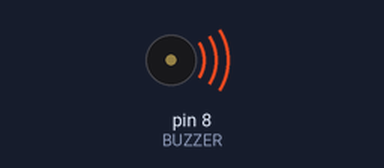
The sketch below on a simulated Arduino Uno, built with avr-gcc and run on an emulated ATmega328P. Parts: buzzer (waves = sounding).

Above: at 0.7 s.
At 20.9 s:
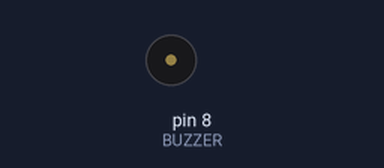
Timing chart, 0 to 40.0 s (numbered marks = the images above):
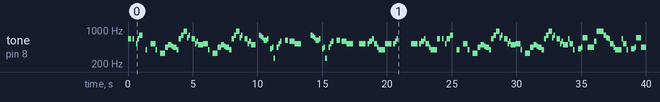

The sketch:

Leccion5.ino
```cpp
/**
 * Código para reproducir una melodía en el Buzzer de la placa
 * Debe estar habilitado el buzzer con el switch que está junto a él
 * */
//  3ra Octava
#define Do3    131  // C3
#define Dos3  139   // C#3 (sostenido)
#define Reb3  139   // Db3 (bemol)
#define Re3    147  // D3
#define Res3  156   // D#3 (sostenido)
#define Mib3  156   // Eb3 (bemol)
#define Mi3    165  // E3
#define Fa3    175  // F3
#define Fas3  185   // F#3 (sostenido)
#define Solb3 185   // Gb3 (bemol)
#define Sol3   196  // G3
#define Sols3 208   // G#3 (sostenido)
#define Lab3  208   // Ab3 (bemol)
#define La3    220  // A3
#define Las3  233   // A#3 (sostenido)
#define Sib3  233   // Bb3 (bemol)
#define Si3    245  // B3

//  4ta Octava
#define Do4    262  // C4
#define Dos4  277   // C#4 (sostenido)
#define Reb4  277   // Db4 (bemol)
#define Re4    294  // D4
#define Res4  311   // D#4 (sostenido)
#define Mib4  311   // Eb4 (bemol)
#define Mi4    330  // E4
#define Fa4    349  // F4
#define Fas4  370   // F#4 (sostenido)
#define Solb4 370   // Gb4 (bemol)
#define Sol4   392  // G4
#define Sols4 415   // G#4 (sostenido)
#define Lab4  415   // Ab4 (bemol)
#define La4    440  // A4
#define Las4  466   // A#4 (sostenido)
#define Sib4  466   // Bb4 (bemol)
#define Si4    493  // B4

//  5ta Octava
#define Do5    523  // C5
#define Dos5  554   // C#5 (sostenido)
#define Reb5  554   // Db5 (bemol)
#define Re5    587  // D5
#define Res5  622   // D#5 (sostenido)
#define Mib5  622   // Eb5 (bemol)
#define Mi5    659  // E5
#define Fa5    698  // F5
#define Fas5  740   // F#5 (sostenido)
#define Solb5 740   // Gb5 (bemol)
#define Sol5   784  // G5
#define Sols5 830   // G#5 (sostenido)
#define Lab5  830   // Ab5 (bemol)
#define La5    880  // A5
#define Las5  932   // A#5 (sostenido)
#define Sib5  932   // Bb5 (bemol)
#define Si5    988  // B5

#define REST 0

//Duración de las notas
#define ENTERA 1.0
#define MEDIA  0.5
#define CUART  0.25
#define OCTAV  0.125
#define DIECI  0.0625

/*
// Himno a la alegría, L. van Beethoven
int MELODIA[] = {
    Mi4, Mi4, Fa4, Sol4,
    Sol4,Fa4, Mi4, Re4,
    Do4, Do4, Re4, Mi4,
    Mi4, Re4, Re4,

    Mi4, Mi4, Fa4, Sol4,
    Sol4,Fa4, Mi4, Re4,
    Do4, Do4, Re4, Mi4,
    Re4, Do4, Do4,

    Re4, Re4, Mi4,  Do4,
    Re4, Mi4, Fa4,  Mi4, Do4,
    Re4, Mi4, Fa4,  Mi4, Re4,
    Do4, Re4, Sol3,

    Mi4, Mi4, Fa4, Sol4,
    Sol4,Fa4, Mi4, Re4,
    Do4, Do4, Re4, Mi4,
    Re4, Do4, Do4
};

float DURACION[] = {
  ENTERA, ENTERA, ENTERA, ENTERA,
  ENTERA, ENTERA, ENTERA, ENTERA,
  ENTERA, ENTERA, ENTERA, ENTERA,
  ENTERA+MEDIA, MEDIA, ENTERA+ENTERA,

  ENTERA, ENTERA, ENTERA, ENTERA,
  ENTERA, ENTERA, ENTERA, ENTERA,
  ENTERA, ENTERA, ENTERA, ENTERA,
  ENTERA+MEDIA, MEDIA, ENTERA+ENTERA,

  ENTERA, ENTERA, ENTERA, ENTERA,
  ENTERA, MEDIA, MEDIA, ENTERA, ENTERA,
  ENTERA, MEDIA, MEDIA, ENTERA, ENTERA,
  ENTERA, ENTERA, ENTERA, ENTERA,

  ENTERA, ENTERA, ENTERA, ENTERA,
  ENTERA, ENTERA, ENTERA, ENTERA,
  ENTERA, ENTERA, ENTERA, ENTERA,
  ENTERA+MEDIA, MEDIA, ENTERA+ENTERA,
};

*/


int MELODIA[] = {
    // Tema de Super Mario Bros
    // https://musescore.com/user/2123/scores/2145
    Mi5, Mi5, REST, Mi5, REST, Do5, Mi5, //1
  Sol5, REST, Sol4, REST,
  Do5, Sol4, REST, Mi4, // 3
  La4, Si4, Las4, La4,
  Sol4, Mi5, Sol5, Las5, Fa5, Sol5,
  REST, Mi5,Do5, Re5, Si4,
  Do5, Sol4, REST, Mi4, // repeats from 3
  La4, Si4, Las4, La4,
  Sol4, Mi5, Sol5, Las5, Fa5, Sol5,
  REST, Mi5,Do5, Re5, Si4,

  REST, Sol5, Fas5, Fa5, Res5, Mi5,//7
  REST, Sols4, La4, Do4, REST, La4, Do5, Re5,
  REST, Res5, REST, Re5,
  Do5, REST,

  REST, Sol5, Fas5, Fa5, Res5, Mi5,//repeats from 7
  REST, Sols4, La4, Do4, REST, La4, Do5, Re5,
  REST, Res5, REST, Re5,
  Do5, REST,

  Do5, Do5, Do5, REST, Do5, Re5,//11
  Mi5, Do5, La4, Sol4,

  Do5, Do5, Do5, REST, Do5, Re5, Mi5,//13
  REST,
  Do5, Do5, Do5, REST, Do5, Re5,
  Mi5, Do5, La4, Sol4,
  Mi5, Mi5, REST, Mi5, REST, Do5, Mi5,
  Sol5, REST, Sol4, REST,
  Do5, Sol4, REST, Mi4, // 19

  La4, Si4, Las4, La4,
  Sol4, Mi5, Sol5, Las5, Fa5, Sol5,
  REST, Mi5, Do5, Re5, Si4,

  Do5, Sol4, REST, Mi4, // repeats from 19
  La4, Si4, Las4, La4,
  Sol4, Mi5, Sol5, Las5, Fa5, Sol5,
  REST, Mi5, Do5, Re5, Si4,

  Mi5, Do5, Sol4, REST, Sols4,//23
  La4, Fa5, Fa5, La4,
  Re5, Las5, Las5, Las5, Sol5, Fa5,

  Mi5, Do5, La4, Sol4, //26
  Mi5, Do5, Sol4, REST, Sols4,
  La4, Fa5, Fa5, La4,
  Si4, Fa5, Fa5, Fa5, Mi5, Re5,
  Do5, Mi4, Mi4, Do4,

  Mi5, Do5, Sol4, REST, Sols4,//repeats from 23
  La4, Fa5, Fa5, La4,
  Re5, Las5, Las5, Las5, Sol5, Fa5,

  Mi5, Do5, La4, Sol4, //26
  Mi5, Do5, Sol4, REST, Sols4,
  La4, Fa5, Fa5, La4,
  Si4, Fa5, Fa5, Fa5, Mi5, Re5,
  Do5, Mi4, Mi4, Do4,
  Do5, Do5, Do5, REST, Do5, Re5, Mi5,
  REST,

  Do5, Do5, Do5, REST, Do5, Re5, //33
  Mi5, Do5, La4, Sol4,
  Mi5, Mi5, REST, Mi5, REST, Do5, Mi5,
  Sol5, REST, Sol4, REST,
  Mi5, Do5, Sol4, REST, Sols4,
  La4, Fa5, Fa5, La4,
  Re5, Las5, Las5, Las5, Sol5, Fa5,

  Mi5, Do5, La4, Sol4, //40
  Mi5, Do5, Sol4, REST, Sols4,
  La4, Fa5, Fa5, La4,
  Si4, Fa5, Fa5, Fa5, Mi5, Re5,
  Do5, Mi4, Mi4, Do4,

  //game over sound
  Do5, Sol4, Mi4, //45
  La4, Si4, La4, Sols4, Las4, Sols4,
  Sol4, Re4, Mi4
};

float DURACION[] = {
    MEDIA,   MEDIA,  MEDIA,  MEDIA, MEDIA, MEDIA, MEDIA, //1
  ENTERA,   ENTERA,  MEDIA,  ENTERA,
  ENTERA+MEDIA,  MEDIA,  ENTERA, ENTERA+MEDIA, // 3
  ENTERA,   ENTERA,  MEDIA,  ENTERA,
  MEDIA+CUART, MEDIA+CUART, MEDIA+CUART,  ENTERA, MEDIA, MEDIA,
  MEDIA,   ENTERA,  MEDIA,  MEDIA, ENTERA+MEDIA,
  ENTERA+MEDIA,  MEDIA,  ENTERA, ENTERA+MEDIA, // repeats from 3
  ENTERA,   ENTERA,  MEDIA,  ENTERA,
  MEDIA+CUART, MEDIA+CUART, MEDIA+CUART,  ENTERA, MEDIA, MEDIA,
  MEDIA,   ENTERA,  MEDIA,  MEDIA, ENTERA+MEDIA,


  ENTERA, MEDIA, MEDIA, MEDIA, ENTERA, MEDIA,//7
  MEDIA, MEDIA, MEDIA, MEDIA, MEDIA, MEDIA, MEDIA, MEDIA,
  ENTERA, ENTERA, MEDIA, ENTERA+MEDIA,
  ENTERA+ENTERA, ENTERA+ENTERA,

  ENTERA, MEDIA, MEDIA, MEDIA, ENTERA, MEDIA,//repeats from 7
  MEDIA, MEDIA, MEDIA, MEDIA, MEDIA, MEDIA, MEDIA, MEDIA,
  ENTERA, ENTERA, MEDIA, ENTERA+MEDIA,
  ENTERA+ENTERA, ENTERA+ENTERA,

  MEDIA, ENTERA, MEDIA, MEDIA, MEDIA, ENTERA,//11
  MEDIA, ENTERA, MEDIA, ENTERA+ENTERA,

  MEDIA, ENTERA, MEDIA, MEDIA, MEDIA, MEDIA, MEDIA,//13
  4*ENTERA,
  MEDIA, ENTERA, MEDIA, MEDIA, MEDIA, ENTERA,
  MEDIA, ENTERA, MEDIA, ENTERA+ENTERA,
  MEDIA, MEDIA, MEDIA, MEDIA, MEDIA, MEDIA, ENTERA,
  ENTERA, ENTERA, ENTERA, ENTERA,
  ENTERA+MEDIA, MEDIA, ENTERA, ENTERA+MEDIA, // 19

  ENTERA, ENTERA, MEDIA, ENTERA,
  MEDIA+CUART, MEDIA+CUART, MEDIA+CUART, ENTERA, MEDIA, MEDIA,
  MEDIA, ENTERA, MEDIA, MEDIA, ENTERA+MEDIA,

  ENTERA+MEDIA, MEDIA, ENTERA, ENTERA+MEDIA, // repeats from 19
  ENTERA, ENTERA, MEDIA, ENTERA,
  MEDIA+CUART, MEDIA+CUART, MEDIA+CUART, ENTERA, MEDIA, MEDIA,
  MEDIA, ENTERA, MEDIA, MEDIA, ENTERA+MEDIA,

  MEDIA, ENTERA, MEDIA, ENTERA, ENTERA,//ENTERA+ENTERA3
  MEDIA, ENTERA, MEDIA, ENTERA+ENTERA,
  MEDIA+CUART, MEDIA+CUART, MEDIA+CUART, MEDIA+CUART, MEDIA+CUART, MEDIA+CUART,

  MEDIA, ENTERA, MEDIA, ENTERA+ENTERA, //ENTERA+ENTERA6
  MEDIA, ENTERA, MEDIA, ENTERA, ENTERA,
  MEDIA, ENTERA, MEDIA, ENTERA+ENTERA,
  MEDIA, ENTERA, MEDIA, MEDIA+CUART, MEDIA+CUART, MEDIA+CUART,
  MEDIA, ENTERA, MEDIA, ENTERA+ENTERA,

  MEDIA, ENTERA, MEDIA, ENTERA, ENTERA,//repeats from ENTERA+ENTERA3
  MEDIA, ENTERA, MEDIA, ENTERA+ENTERA,
  MEDIA+CUART, MEDIA+CUART, MEDIA+CUART, MEDIA+CUART, MEDIA+CUART, MEDIA+CUART,

  MEDIA, ENTERA, MEDIA, ENTERA+ENTERA, //ENTERA+ENTERA6
  MEDIA, ENTERA, MEDIA, ENTERA, ENTERA,
  MEDIA, ENTERA, MEDIA, ENTERA+ENTERA,
  MEDIA, ENTERA, MEDIA, MEDIA+CUART, MEDIA+CUART, MEDIA+CUART,
  MEDIA, ENTERA, MEDIA, ENTERA+ENTERA,
  MEDIA, ENTERA, MEDIA, MEDIA, MEDIA, MEDIA, MEDIA,
  4*ENTERA,

  MEDIA, ENTERA, MEDIA, MEDIA, MEDIA, ENTERA, //33
  MEDIA, ENTERA, MEDIA, ENTERA+ENTERA,
  MEDIA, MEDIA, MEDIA, MEDIA, MEDIA, MEDIA, ENTERA,
  ENTERA, ENTERA, ENTERA, ENTERA,
  MEDIA, ENTERA, MEDIA, ENTERA, ENTERA,
  MEDIA, ENTERA, MEDIA, ENTERA+ENTERA,
  MEDIA+CUART, MEDIA+CUART, MEDIA+CUART, MEDIA+CUART, MEDIA+CUART, MEDIA+CUART,

  MEDIA, ENTERA, MEDIA, ENTERA+ENTERA, //ENTERA0
  MEDIA, ENTERA, MEDIA, ENTERA, ENTERA,
  MEDIA, ENTERA, MEDIA, ENTERA+ENTERA,
  MEDIA, ENTERA, MEDIA, MEDIA+CUART, MEDIA+CUART, MEDIA+CUART,
  MEDIA, ENTERA, MEDIA, ENTERA+ENTERA,

  //game over sound
  ENTERA+MEDIA, ENTERA+MEDIA, ENTERA, //ENTERA5
  MEDIA+CUART, MEDIA+CUART, MEDIA+CUART, MEDIA+CUART, MEDIA+CUART, MEDIA+CUART,
  MEDIA, MEDIA, ENTERA+ENTERA+ENTERA,
};


int length;
int BUZZER = 8; // El buzzer se encuentra conectado al pin D8
int TEMPO = 250;

void setup(){
  pinMode(BUZZER,OUTPUT);
  length = sizeof(MELODIA)/sizeof(MELODIA[0]); // Cuantas notas hay en la melodía
}

void loop(){
  for(int t=0; t<length; t++){
    tone(BUZZER, MELODIA[t]);
    delay(TEMPO * DURACION [t]);
    noTone(BUZZER);
  }

  delay(2000);
}
```

Measured:
- by itself, tone on pin 8 (BUZZER): plays 659 Hz for 0.25 s, 659 Hz for 0.13 s, 523 Hz for 0.13 s, 659 Hz for 0.13 s, 784 Hz for 0.25 s, 392 Hz for 0.13 s … (148 notes in this stretch)
